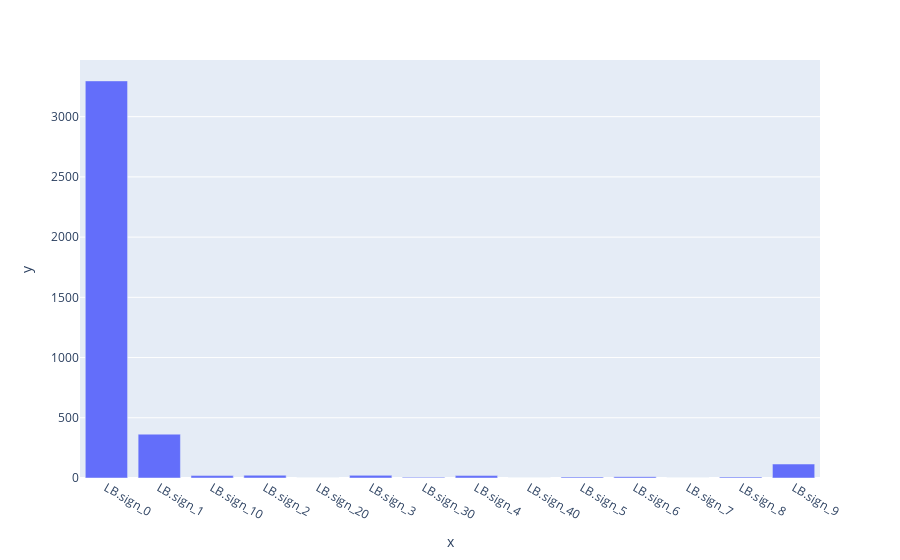

The notebook cell saved with this chart:
### Code cell
stats = df.filter(regex=f'^{col_name}').sum().to_dict()
fig = px.bar(x=list(stats.keys()), y=list(stats.values()))
fig.show()

### Figure 1 — Plotly figure (JSON) as saved in the notebook; plotly's stock layout.template omitted (floating-point values rounded to 4 significant figures)
{"data": [{"alignmentgroup": "True", "hovertemplate": "x=%{x}<br>y=%{y}<extra></extra>", "legendgroup": "", "marker": {"color": "#636efa", "pattern": {"shape": ""}}, "name": "", "offsetgroup": "", "orientation": "v", "showlegend": false, "textposition": "auto", "type": "bar", "x": ["LB.sign_0", "LB.sign_1", "LB.sign_10", "LB.sign_2", "LB.sign_20", "LB.sign_3", "LB.sign_30", "LB.sign_4", "LB.sign_40", "LB.sign_5", "LB.sign_6", "LB.sign_7", "LB.sign_8", "LB.sign_9"], "xaxis": "x", "y": [3297, 364, 20, 23, 1, 22, 6, 20, 1, 8, 11, 1, 8, 116], "yaxis": "y"}], "layout": {"barmode": "relative", "legend": {"tracegroupgap": 0}, "margin": {"t": 60}, "xaxis": {"anchor": "y", "domain": [0, 1], "title": {"text": "x"}}, "yaxis": {"anchor": "x", "domain": [0, 1], "title": {"text": "y"}}}}
